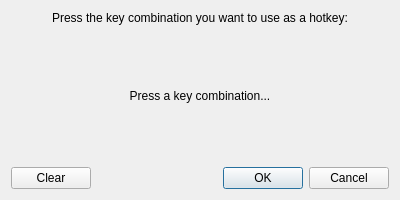
<?xml version="1.0" encoding="UTF-8"?>
<ui version="4.0">
 <class>HotkeyEditDialog</class>
 <widget class="QDialog" name="HotkeyEditDialog">
  <property name="geometry">
   <rect>
    <x>0</x>
    <y>0</y>
    <width>400</width>
    <height>200</height>
   </rect>
  </property>
  <property name="windowTitle">
   <string>Set Hotkey</string>
  </property>
  <layout class="QVBoxLayout" name="verticalLayout">
   <item>
    <widget class="QLabel" name="instructionLabel">
     <property name="text">
      <string>Press the key combination you want to use as a hotkey:</string>
     </property>
     <property name="alignment">
      <set>Qt::AlignCenter</set>
     </property>
    </widget>
   </item>
   <item>
    <spacer name="verticalSpacer">
     <property name="orientation">
      <enum>Qt::Vertical</enum>
     </property>
     <property name="sizeHint" stdset="0">
      <size>
       <width>20</width>
       <height>10</height>
      </size>
     </property>
    </spacer>
   </item>
   <item>
    <widget class="QLabel" name="keyLabel">
     <property name="text">
      <string>Press a key combination...</string>
     </property>
     <property name="alignment">
      <set>Qt::AlignCenter</set>
     </property>
     <property name="focusPolicy">
      <enum>Qt::StrongFocus</enum>
     </property>
    </widget>
   </item>
   <item>
    <spacer name="verticalSpacer2">
     <property name="orientation">
      <enum>Qt::Vertical</enum>
     </property>
     <property name="sizeHint" stdset="0">
      <size>
       <width>20</width>
       <height>10</height>
      </size>
     </property>
    </spacer>
   </item>
   <item>
    <layout class="QHBoxLayout" name="buttonLayout">
     <item>
      <widget class="QPushButton" name="clearButton">
       <property name="text">
        <string>Clear</string>
       </property>
      </widget>
     </item>
     <item>
      <spacer name="horizontalSpacer">
       <property name="orientation">
        <enum>Qt::Horizontal</enum>
       </property>
       <property name="sizeHint" stdset="0">
        <size>
         <width>40</width>
         <height>20</height>
        </size>
       </property>
      </spacer>
     </item>
     <item>
      <widget class="QPushButton" name="okButton">
       <property name="text">
        <string>OK</string>
       </property>
       <property name="default">
        <bool>true</bool>
       </property>
      </widget>
     </item>
     <item>
      <widget class="QPushButton" name="cancelButton">
       <property name="text">
        <string>Cancel</string>
       </property>
      </widget>
     </item>
    </layout>
   </item>
  </layout>
 </widget>
 <resources/>
 <connections/>
</ui>
